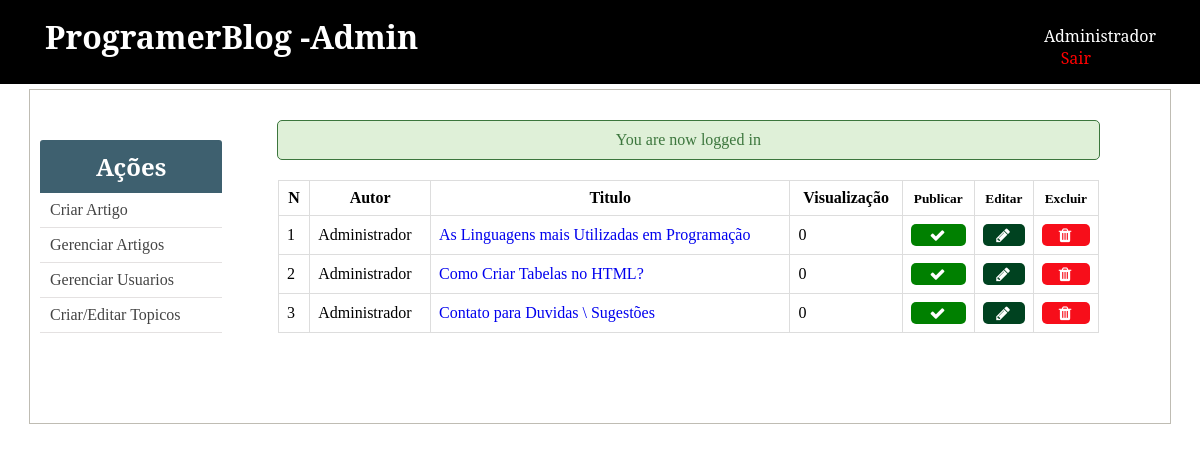
Screenshot of /admin/posts.php (signed in) with the database file from the repository.
### tables this page shows
CREATE TABLE `posts` (
  `id` int(11) NOT NULL,
  `user_id` int(11) DEFAULT NULL,
  `title` varchar(255) NOT NULL,
  `slug` varchar(255) NOT NULL,
  `views` int(11) NOT NULL DEFAULT '0',
  `image` varchar(255) NOT NULL,
  `body` text NOT NULL,
  `published` tinyint(1) NOT NULL,
  `created_at` timestamp NOT NULL DEFAULT CURRENT_TIMESTAMP ON UPDATE CURRENT_TIMESTAMP,
  `updated_at` timestamp NOT NULL DEFAULT '0000-00-00 00:00:00'
);

### admin/includes/post_functions.php (called while the page is built, shortened)
<?php
function getAllPosts()
{
	global $conn;
	if ($_SESSION['user']['role'] == "Admin") {
		$sql = "SELECT * FROM posts";
	} elseif ($_SESSION['user']['role'] == "Author") {
		$user_id = $_SESSION['user']['id'];
		$sql = "SELECT * FROM posts WHERE user_id=$user_id";
	}
	$result = mysqli_query($conn, $sql);
	$posts = mysqli_fetch_all($result, MYSQLI_ASSOC);
	$final_posts = array();
	foreach ($posts as $post) {
		$post['author'] = getPostAuthorById($post['user_id']);
		array_push($final_posts, $post);
	}
	return $final_posts;
}
function getPostAuthorById($user_id)
{
	global $conn;
	$sql = "SELECT username FROM users WHERE id=$user_id";
	$result = mysqli_query($conn, $sql);
	if ($result) {
		return mysqli_fetch_assoc($result)['username'];
	} else {
		return null;
	}
}
?>

### admin/posts.php (the view, shortened to what this page needs)
<?php  include('../config.php'); ?>
<?php  include(ROOT_PATH . '/admin/includes/post_functions.php'); ?>
<?php include(ROOT_PATH . '/admin/includes/head_section.php'); ?>
<?php $posts = getAllPosts(); ?>
</head>
<body>
	<?php include(ROOT_PATH . '/admin/includes/navbar.php') ?>
	<div class="container content">
		<?php include(ROOT_PATH . '/admin/includes/menu.php') ?>
		<div class="table-div"  style="width: 80%;">
			<?php include(ROOT_PATH . '/includes/messages.php') ?>
			<?php if (empty($posts)): ?>
				<h1 style="text-align: center; margin-top: 20px;">No posts in the database.</h1>
			<?php else: ?>
				<table class="table">
						<thead>
						<th>N</th>
						<th>Autor</th>
						<th>Titulo</th>
						<th>Visualização</th>
						<?php if ($_SESSION['user']['role'] == "Admin"): ?>
							<th><small>Publicar</small></th>
						<?php endif ?>
						<th><small>Editar</small></th>
						<th><small>Excluir</small></th>
					</thead>
					<tbody>
					<?php foreach ($posts as $key => $post): ?>
						<tr>
							<td><?php echo $key + 1; ?></td>
							<td><?php echo $post['author']; ?></td>
							<td>
								<a 	target="_blank"
								href="<?php echo BASE_URL . 'single_post.php?post-slug=' . $post['slug'] ?>">
									<?php echo $post['title']; ?>
								</a>
							</td>
							<td><?php echo $post['views']; ?></td>
							<?php if ($_SESSION['user']['role'] == "Admin" ): ?>
								<td>
								<?php if ($post['published'] == true): ?>
									<a class="fa fa-check btn unpublish"
										href="posts.php?unpublish=<?php echo $post['id'] ?>">
									</a>
								<?php else: ?>
									<a class="fa fa-times btn publish"
										href="posts.php?publish=<?php echo $post['id'] ?>">
									</a>
								<?php endif ?>
								</td>
							<?php endif ?>
							<td>
								<a class="fa fa-pencil btn edit"
									href="create_post.php?edit-post=<?php echo $post['id'] ?>">
								</a>
							</td>
							<td>
								<a  class="fa fa-trash btn delete"
									href="create_post.php?delete-post=<?php echo $post['id'] ?>">
								</a>
							</td>
						</tr>
					<?php endforeach ?>
					</tbody>
				</table>
			<?php endif ?>
		</div>
	</div>
</body>
</html>

### static/css/admin_styling.css (style rules this page uses)
* { margin: 0px; padding: 0px; }
a { text-decoration: none; }
table { border-collapse: collapse; width: 70%; margin: 20px auto; }
th, td { padding: 8px; text-align: left; border: 1px solid #ddd; }
th { text-align: center; }
.btn { color: white; background: #4E6166; text-align: center; border: none; border-radius: 5px; display: block; letter-spacing: .1em; padding: 13px 20px; text-decoration: none; }
.container { width: 95%; margin: 5px auto 50px; border: 1px solid #BFBCB3; padding: 10px 0px 50px; }
.container:after { content: ""; display: block; clear: both; }
.table-div { float: left; width: 47%; }
.table-div table { width: 90%; }
.table-div a.fa { color: white; padding: 3px; }
.table-div .edit { background: #004220; }
.table-div .delete { background: #F70E1A; }
.table-div .unpublish { background: green; }

### rows the page displays
posts: author "Administrador", title "As Linguagens mais Utilizadas em Programação", views "0"
posts: author "Administrador", title "Como Criar Tabelas no HTML?", views "0"
posts: author "Administrador", title "Contato para Duvidas \\ Sugestões", views "0"

### other values shown
$_SESSION['user']['username'] "Administrador"
$_SESSION['message'] "You are now logged in"
